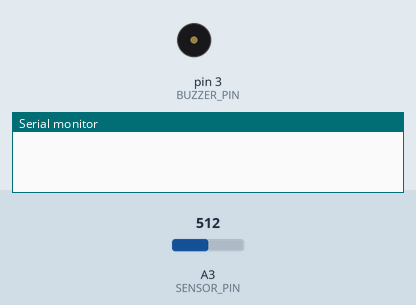
The sketch below on a simulated Arduino Uno, built with avr-gcc and run on an emulated ATmega328P. On the bench: buzzer (waves = sounding), the last lines printed to the serial monitor. Inputs (shaded band) come from the test bench; at power-on: A3 (SENSOR_PIN) = 512. The local clock reads 2024-03-15 10:24:30 at power-on unless the sketch sets it.

Above: at 1.2 s.
1.3 s: A3 (SENSOR_PIN) set to 539
At 2.2 s:
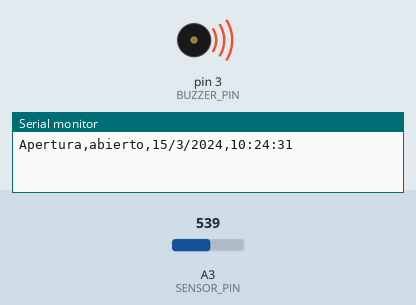
2.8 s: A3 (SENSOR_PIN) set to 511
At 3.3 s:
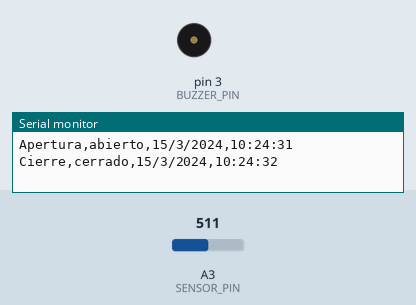
Timing chart, 0 to 5.8 s (numbered marks = the images above; inputs shaded):
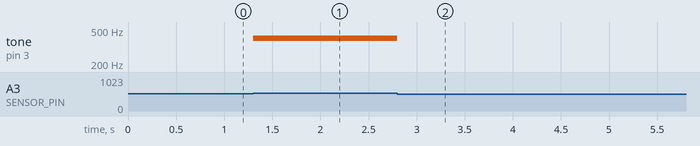

The sketch:

alarma_ardu.ino
```cpp
#include "RTClib.h"

char daysOfTheWeek[7][12] = {"Domingo", "Lunes", "Martes", "Miércoles", "Jueves", "Viernes", "Sábado"};

void printDate(DateTime given_time){
    Serial.print(given_time.year(), DEC);
    Serial.print('/');
    Serial.print(given_time.month(), DEC);
    Serial.print('/');
    Serial.print(given_time.day(), DEC);
    Serial.print(" (");
    Serial.print(daysOfTheWeek[given_time.dayOfTheWeek()]);
    Serial.print(") ");
    Serial.print(given_time.hour(), DEC);
    Serial.print(':');
    Serial.print(given_time.minute(), DEC);
    Serial.print(':');
    Serial.print(given_time.second(), DEC);
    Serial.println();
}

void printShortDate(DateTime given_time){
    Serial.print(given_time.day(), DEC);
    Serial.print('/');
    Serial.print(given_time.month(), DEC);
    Serial.print('/');
    Serial.print(given_time.year(), DEC);
    Serial.print(',');
    Serial.print(given_time.hour(), DEC);
    Serial.print(':');
    Serial.print(given_time.minute(), DEC);
    Serial.print(':');
    Serial.print(given_time.second(), DEC);
    Serial.println();

}

void sonarAlarma(int buzzer_pin){
  tone(buzzer_pin, 400);
}

void callarAlarma(int buzzer_pin){
  noTone(buzzer_pin);
}

void mostrarAlarma(int led_pin, int T){
  if(millis() % (2 * T) > T){
    digitalWrite(led_pin, HIGH);
  }else{
    digitalWrite(led_pin, LOW);
  }
}

void ocultarAlarma(int led_pin){
  digitalWrite(led_pin, LOW);
}
```

funciones_auxiliares.ino
```cpp
// Usamos una librería para comunicarnos con el RTC
#include "RTClib.h"

RTC_DS3231 rtc; //SDA a A4, SCL a A5
int SENSOR_PIN = A3;
int LED_PIN = 2;
int BUZZER_PIN = 3;

int umbral_intensidad = 500;
bool abierto_actualmente = false;
bool abierto_antes = false;
char estatus[2][7] = {"cerrado", "abierto"};


void setup () {
  Serial.begin(57600);
  pinMode(SENSOR_PIN, INPUT);

//Inicializar RTC
#ifndef ESP8266
  while (!Serial); // wait for serial port to connect. Needed for native USB
#endif

  if (! rtc.begin()) {
    Serial.println("Couldn't find RTC");
    Serial.flush();
    while (1) delay(10);
  }

  if (rtc.lostPower()) {
    Serial.println("RTC lost power, let's set the time!");
    // When time needs to be set on a new device, or after a power loss, the
    // following line sets the RTC to the date & time this sketch was compiled
    rtc.adjust(DateTime(F(__DATE__), F(__TIME__)));
    // This line sets the RTC with an explicit date & time, for example to set
    // January 21, 2014 at 3am you would call:
    // rtc.adjust(DateTime(2014, 1, 21, 3, 0, 0));
  }

  // When time needs to be re-set on a previously configured device, the
  // following line sets the RTC to the date & time this sketch was compiled
  // rtc.adjust(DateTime(F(__DATE__), F(__TIME__)));
  // This line sets the RTC with an explicit date & time, for example to set
  // January 21, 2014 at 3am you would call:
  // rtc.adjust(DateTime(2014, 1, 21, 3, 0, 0));
}

void loop() {
  while(1){
    int intensidad_mag = 1023 - analogRead(SENSOR_PIN);
    abierto_actualmente = intensidad_mag < umbral_intensidad;

    if(abierto_actualmente){
      mostrarAlarma(LED_PIN, 200);
      sonarAlarma(BUZZER_PIN);
    }else{
      ocultarAlarma(LED_PIN);
      callarAlarma(BUZZER_PIN);
    }


    if(abierto_actualmente != abierto_antes){
      abierto_antes = abierto_actualmente;
      break;
    }
  }

  if(abierto_actualmente) {
    Serial.print("Apertura");
    Serial.print(",");
    Serial.print("abierto");
    }else{
      Serial.print("Cierre");
      Serial.print(",");
      Serial.print("cerrado");
    }
  Serial.print(",");
  printShortDate(rtc.now());
}
```

Measured:
- the behaviour switches between 523 and 524 on A3 (SENSOR_PIN) (found by bisection; images 0 and 1)
- after the input at 1.3 s, tone on pin 3 (BUZZER_PIN): silent → 400 Hz at once
- after the input at 2.8 s, tone on pin 3 (BUZZER_PIN): 400 Hz → silent at once
